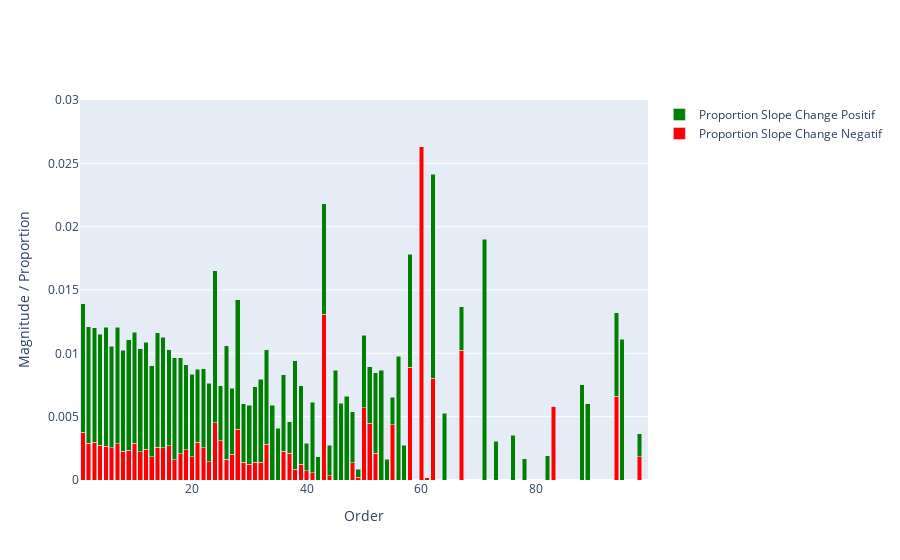

Notebook code for this chart:
### Code cell
# Limiter les données jusqu'à l'ordre 100
filtered_df = name_by_order_prop_df[(name_by_order_prop_df.index <= 100) & (name_by_order_prop_df.index > 0)]

# Limiter la plage de la hauteur entre 0 et 0.1
y_range = [0, 0.03]

# Création du bar chart interactif avec sous-graphiques
fig = go.Figure()

# # Tracé pour avg magnitude slope change
# fig.add_trace(go.Bar(
#     x=filtered_df.index,
#     y=filtered_df['avg_magnitude_slope_change_significant'],
#     name='Avg Magnitude Slope Change',
#     marker_color='blue'
# ))

# Tracé pour la proportion de slope change négatif à l'intérieur de la barre de magnitude
fig.add_trace(go.Bar(
    x=filtered_df.index,
    y=filtered_df['proportion_negative_SC'] * filtered_df['avg_magnitude_slope_change_significant'],
    name='Proportion Slope Change Negatif',
    marker_color='red',
    offsetgroup=1
))

# Tracé pour la proportion de slope change positif à l'intérieur de la barre de magnitude
fig.add_trace(go.Bar(
    x=filtered_df.index,
    y=filtered_df['proportion_positive_SC'] * filtered_df['avg_magnitude_slope_change_significant'],
    name='Proportion Slope Change Positif',
    marker_color='green',
    offsetgroup=1
))

# Mise en forme du tracé
fig.update_layout(
    xaxis=dict(title='Order'),
    yaxis=dict(title='Magnitude / Proportion', range=y_range),
    barmode='stack'  # 'stack' empile les barres pour chaque order
)

### Figure 1 — Plotly figure (JSON) as saved in the notebook; plotly's stock layout.template omitted (floating-point values rounded to 4 significant figures)
{"data": [{"marker": {"color": "red"}, "name": "Proportion Slope Change Negatif", "offsetgroup": "1", "type": "bar", "x": [1, 2, 3, 4, 5, 6, 7, 8, 9, 10, 11, 12, 13, 14, 15, 16, 17, 18, 19, 20, 21, 22, 23, 24, 25, 26, 27, 28, 29, 30, 31, 32, 33, 34, 35, 36, 37, 38, 39, 40, 41, 42, 43, 44, 45, 46, 47, 48, 49, 50, 51, 52, 53, 54, 55, 56, 57, 58, 59, 60, 61, 62, 63, 64, 65, 66, 67, 69, 70, 71, 72, 73, 74, 75, 76, 77, 78, 79, 80, 81, 82, 83, 84, 85, 86, 87, 88, 89, 90, 92, 93, 94, 95, 97, 98, 99], "y": [0.003766, 0.002903, 0.002977, 0.00273, 0.002679, 0.002535, 0.002854, 0.002255, 0.002367, 0.002894, 0.002222, 0.002415, 0.001852, 0.002587, 0.00255, 0.002689, 0.00161, 0.002076, 0.002369, 0.001845, 0.002975, 0.002531, 0.001442, 0.004506, 0.00308, 0.001629, 0.002029, 0.00399, 0.001413, 0.001227, 0.001402, 0.001404, 0.002807, 0, 0, 0.00227, 0.002096, 0.0008573, 0.001241, 0.0007261, 0.0005591, 0, 0.01309, 0.0003405, 0, 0, 0, 0.001349, 0.0002147, 0.005715, 0.004477, 0.002114, 0, 0, 0.004347, 0, 0, 0.008906, null, 0.02632, 0.0001628, 0.008046, null, 0, null, null, 0.01025, null, null, 0, null, 0, null, null, 0, null, 0, null, null, null, 0, 0.005819, null, null, null, null, 0, 0, null, null, null, 0.00661, 0, null, 0.001836, null]}, {"marker": {"color": "green"}, "name": "Proportion Slope Change Positif", "offsetgroup": "1", "type": "bar", "x": [1, 2, 3, 4, 5, 6, 7, 8, 9, 10, 11, 12, 13, 14, 15, 16, 17, 18, 19, 20, 21, 22, 23, 24, 25, 26, 27, 28, 29, 30, 31, 32, 33, 34, 35, 36, 37, 38, 39, 40, 41, 42, 43, 44, 45, 46, 47, 48, 49, 50, 51, 52, 53, 54, 55, 56, 57, 58, 59, 60, 61, 62, 63, 64, 65, 66, 67, 69, 70, 71, 72, 73, 74, 75, 76, 77, 78, 79, 80, 81, 82, 83, 84, 85, 86, 87, 88, 89, 90, 92, 93, 94, 95, 97, 98, 99], "y": [0.01014, 0.00918, 0.009024, 0.008787, 0.009397, 0.008025, 0.009189, 0.007985, 0.008694, 0.008787, 0.008154, 0.008454, 0.007178, 0.009035, 0.008725, 0.007596, 0.00805, 0.007582, 0.006729, 0.006512, 0.005774, 0.006252, 0.00618, 0.01202, 0.004363, 0.00896, 0.005218, 0.01026, 0.004591, 0.004663, 0.005957, 0.006552, 0.007486, 0.005918, 0.004097, 0.006052, 0.002515, 0.008573, 0.006205, 0.002178, 0.005591, 0.001823, 0.008728, 0.002384, 0.008675, 0.006049, 0.006615, 0.004048, 0.0006442, 0.005715, 0.004477, 0.006343, 0.00868, 0.001649, 0.002174, 0.009789, 0.002741, 0.008906, null, 0, 0, 0.01609, null, 0.005254, null, null, 0.003416, null, null, 0.01899, null, 0.003055, null, null, 0.003524, null, 0.001674, null, null, null, 0.001915, 0, null, null, null, null, 0.007528, 0.006022, null, null, null, 0.00661, 0.0111, null, 0.001836, null]}], "layout": {"barmode": "stack", "xaxis": {"title": {"text": "Order"}}, "yaxis": {"range": [0, 0.03], "title": {"text": "Magnitude / Proportion"}}}}
